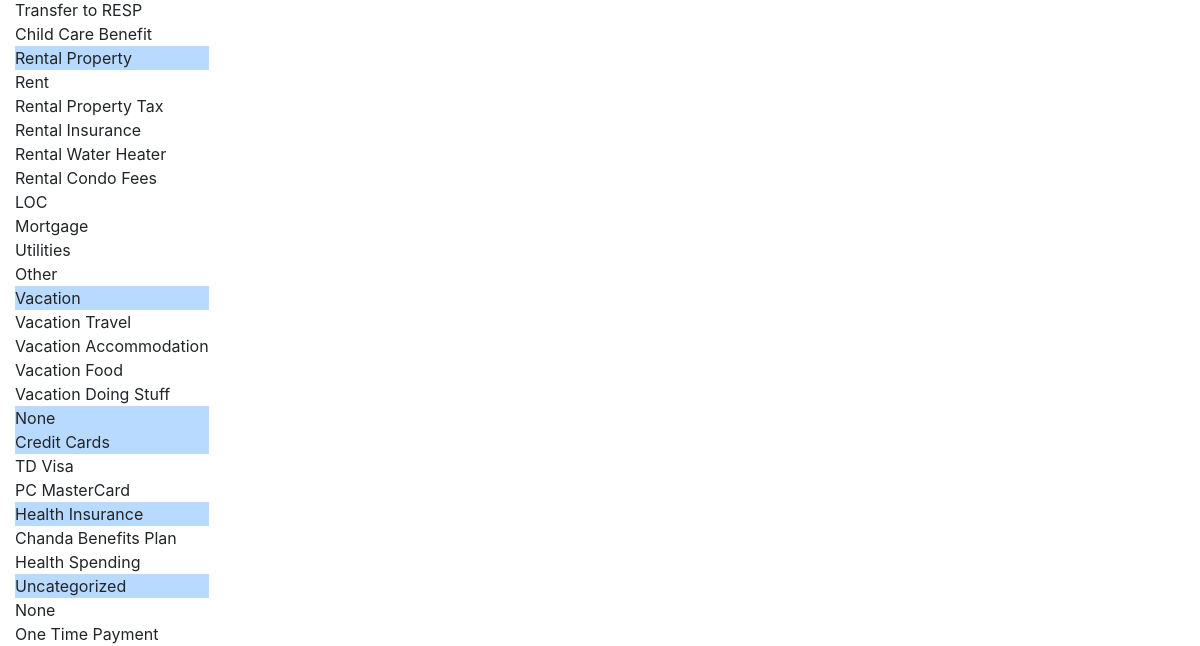
The page /category/ (lower part) on the database as committed earlier.
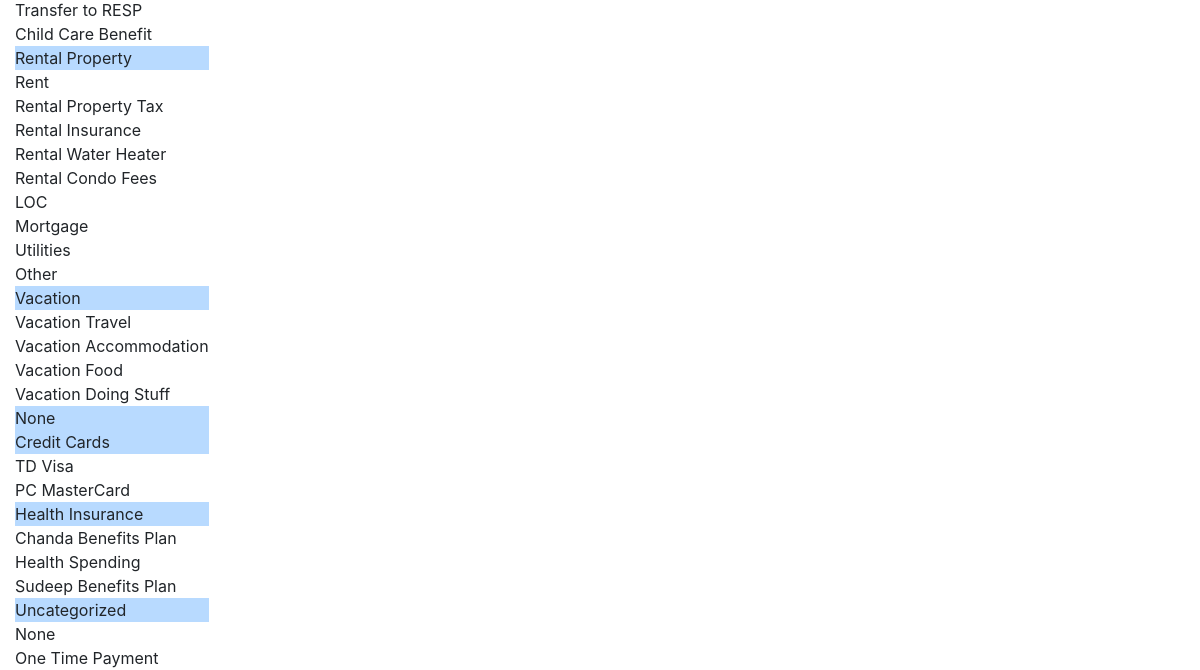
The same page on the database as committed later.
### category/models.py (models this page shows)
class Category(models.Model):
	name = models.CharField(max_length=50, blank=True)
	group = models.ForeignKey(CategoryGroup, on_delete=models.PROTECT)
	budget_method = models.CharField(max_length=1, choices=BUDGET_METHOD, default='N')
	remainder = models.BooleanField(default=True, help_text='Check if pot of money.')
	def __str__(self):
		return '%s' %self.name
	class Meta:
		verbose_name_plural = 'Categories'

class CategoryGroup(models.Model):
	name = models.CharField(max_length=50)
	budget_method = models.CharField(max_length=1, choices=BUDGET_METHOD, default='N')
	remainder = models.BooleanField(default=True, help_text='Check if pot of money.')
	def __str__(self):
		return '%s' %self.name
	class Meta:
		verbose_name='Category Group'

### category/views.py (the view)
# urls.py: path('', CategoryListView.as_view(), name='category-list'),
class CategoryListView(ListView):
	model = CategoryGroup
	context_object_name = 'category_group_list'
	template_name = 'category_list.html'

### templates/category_list.html (shortened to what this page needs)
{% extends "base.html" %}
{% load crispy_forms_tags %}
{% block main_content %}
	<table clase="table">
	<tbody>
	{% for category_group in category_group_list %}
		<tr class="table-primary">
			<td>{{category_group}}</td>
		</tr>
		{% for category in category_group.category_set.all %}
			<tr class="table-secondar">
				<td>{{category}}</td>
			</tr>
		{% endfor %}
	{% endfor %}
	</tbody>
	</table>
{% endblock %}

Rows that differ between the two databases and show on the page:
added Category: name "Sudeep Benefits Plan", shown under CategoryGroup "Health Insurance"
